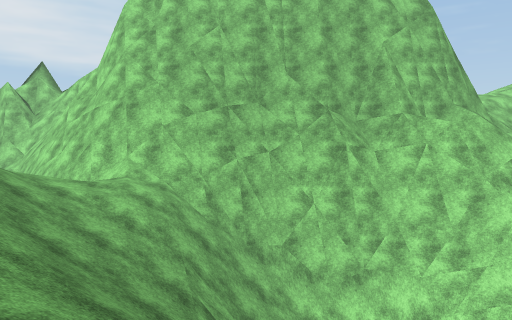
view 1 (above)

17 first-person views from a walk through a 3-D level made in the Unity game engine. The camera is 1.2 m above the floor, tilts 4° down and sees 70° across. The floor is counted in squares, 2 m on a side. Each view is taken from the middle of a square. On the plan, view 1 faces up. The plan holds only what a view shows up to about 10 squares ahead; the rest is blank. The place goes on beyond the plan. Some trees and plants on the terrain are drawn as simple stand-ins. The player character is not drawn. Surface patterns are stand-ins for the level's own textures.

view 2
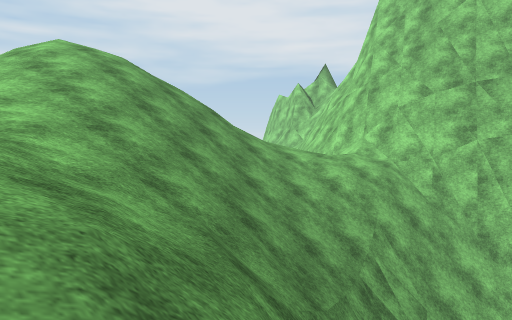

view 3
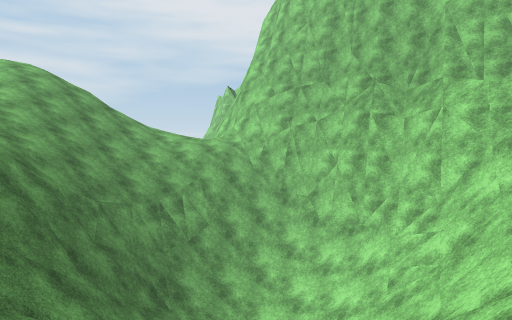

view 4
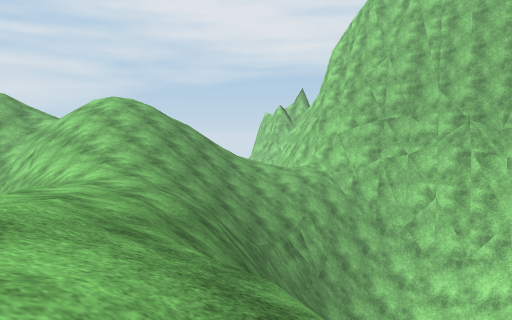

view 5
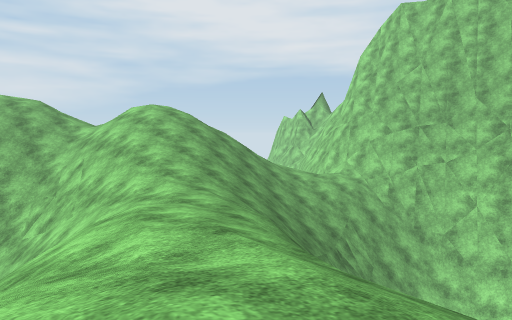

view 6
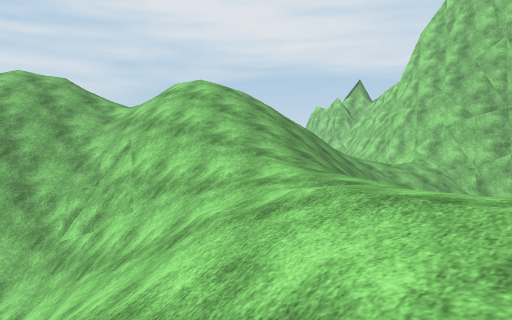

view 7
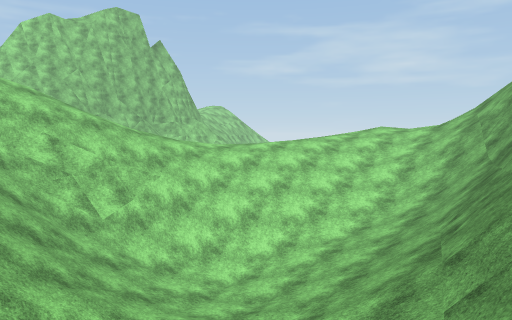

view 8
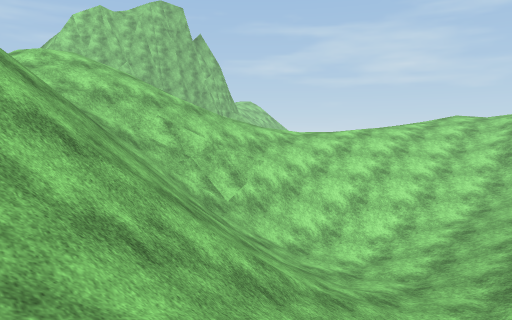

view 9
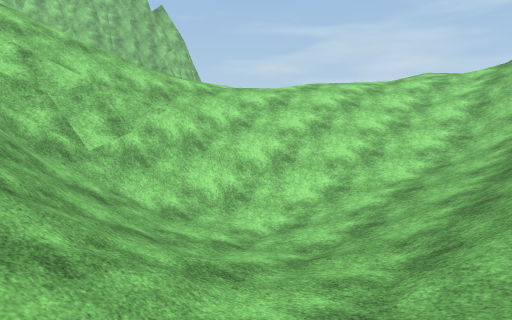

view 10
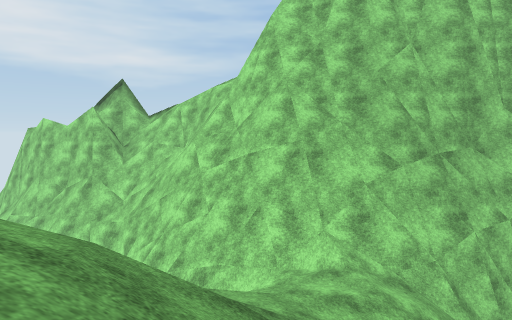

view 11
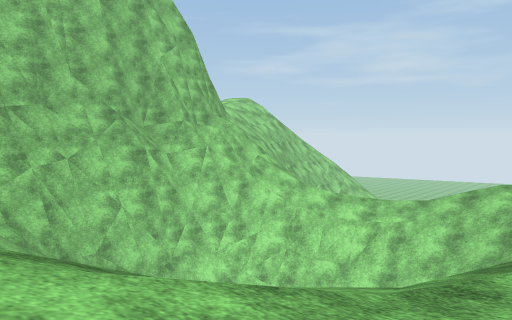

view 12
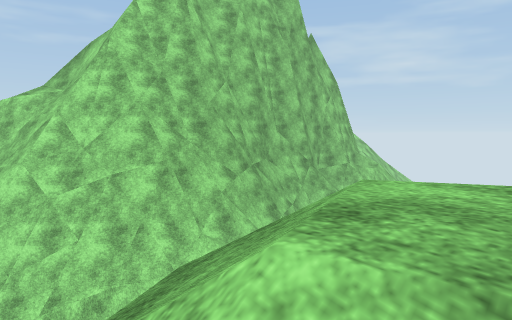

view 13
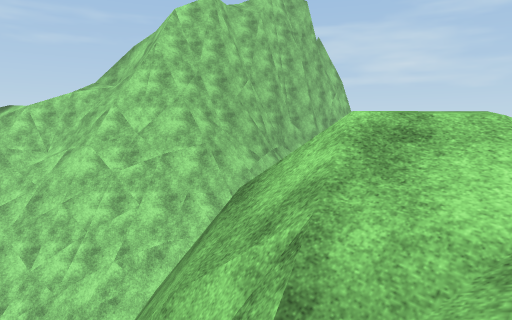

view 14
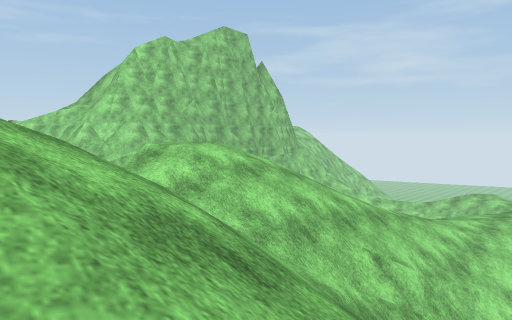

view 15
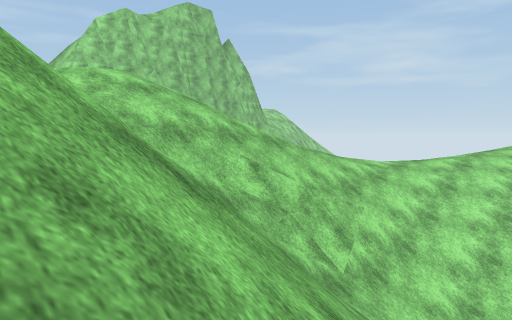

view 16
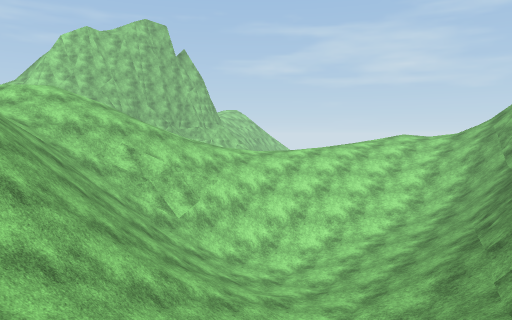

view 17
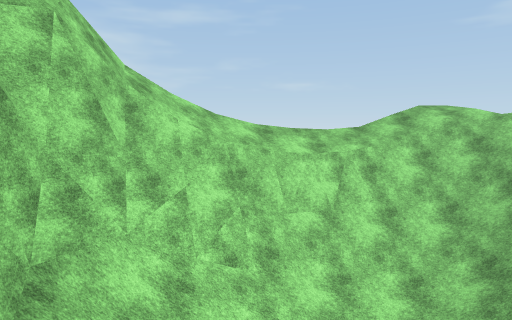

### Floor plan
Key: @ floor where view 1 was taken; # wall or solid block; . main floor; : floor 0.75 m higher than the main floor; - floor 0.75 m lower than the main floor; _ floor 1.5 m lower than the main floor; + floor 1.5 m higher than the main floor; < floor 4.75 m lower than the main floor; * floor 4.75 m higher than the main floor; ( floor 5.5 m lower than the main floor; ! floor 9.5 m lower than the main floor; / step, stairs or slope; = window, fence, low wall or low ledge; v drop or lower ground.
Columns run from 12 left of view 1 to 8 right of it. Each row starts with its distance up from view 1.
 13    ##
 12    /###
 11    //#####
 10     /////###########
  9        /_///////##v/
  8        /-////////##//
  7        ///////////#//
  6        ////////!//##/
  5   v#/ /////////  //#/
  4   v/////////==/ /////
  3   //*///////v##//////
  2  ////////////v## ////
  1    //////:////v==  //
  0  /////=///..@///=   /
 -1 //////=#=///..//=
 -2 /////////////..///
 -3 ///////////////:+//
 -4  //////((///////+:
 -5  //////(<///////:
 -6  /////<</////////
 -7  //  <</////////
 -8  /  / //////####
 -9       #######
-10  / /

Positions as (right, up) in squares from view 1, and headings:
1: (0, 0), facing up
2: (2, 0), facing up-left
3: (8, 0), facing up-left
4: (6, -3), facing up-left
5: (5, -4), facing up-left
6: (2, -4), facing up-left
7: (-9, -10), facing up-right
8: (-11, -8), facing up-right
9: (-8, -8), facing up-right
10: (-5, 3), facing up
11: (-3, 0), facing up-right
12: (-9, 3), facing up-right
13: (-11, 2), facing up-right
14: (-12, -3), facing up-right
15: (-11, -5), facing up-right
16: (-11, -10), facing up-right
17: (-1, 7), facing right
